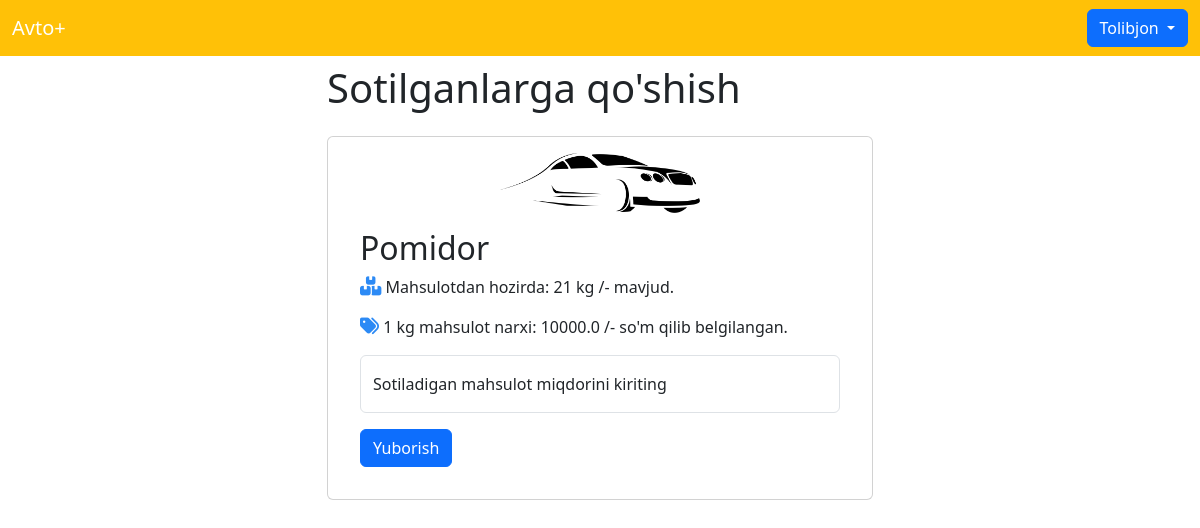
The page /sold/?product=13 (signed in) on the database its author committed.
### products/models.py (models this page shows, shortened)
class AllProducts(models.Model):
    nomi = models.CharField(max_length=250)
    miqdori = models.PositiveIntegerField()
    miqdor_birligi = models.CharField(max_length=150, help_text="O'lchov birligini kiriting: Kg, Tonna, Vagon, Litr, Dona", null=True)
    birlik_narxi = models.FloatField(null=True)
    tavsif = models.TextField()
    photo = models.ImageField(upload_to='images/' , default="images/no-image.jpg")
    created_at = models.DateTimeField(auto_now_add=True, null=True)

### products/views.py (the view, shortened to what this page needs)
# urls.py: path('sold/' , SoldProductsView.as_view() , name="sold" ),
class SoldProductsView(LoginRequiredMixin ,CreateView):
    def get(self, request):
        pr_id = request.GET.get('product')
        product = AllProducts.objects.get(id=pr_id)
        return render(request, "sold.html", {"product":product})

### templates/sold.html (shortened to what this page needs)
{% extends 'base.html' %}
{% load crispy_forms_tags %}
{% block content %}
<div class="row pb-2">
    <div class="col-12 col-md-8 col-lg-6 mx-auto">
        <h1>Sotilganlarga qo'shish</h1>
        <div class="card mt-4 p-3">
            <img src="{{ product.photo.url }}" class="card-img-top rounded mx-auto d-block" style="width:200px;" alt="...">
            <div class="card-body">
            <h2 class="card-title"> {{ product.nomi }} </h2>
            <p class="card-text"><i class="fas fa-boxes-stacked" style="color: #2c8af5; font-size: 19px;"></i> Mahsulotdan hozirda: {{ product.miqdori }} {{ product.miqdor_birligi }} /- mavjud. </p>
            <p class="card-text"><i class="fa-solid fa-tags" style="color: #2c8af5; font-size: 19px;"></i> 1 {{ product.miqdor_birligi }} mahsulot narxi: {{ product.birlik_narxi }} /- so'm qilib belgilangan. </p>
             <form action="" method="post">
                <div class="form-floating mb-3">
                    <input type="number" class="form-control" id="floatingInput" placeholder="name@example.com" name="sold_product" required min=0 max={{ product.miqdori }}>
                    <label for="floatingInput">Sotiladigan mahsulot miqdorini kiriting</label>
                  </div>
                <button type="submit" class="btn btn-primary">Yuborish</button>
             </form>
            </div>
          </div>
    </div>
</div>
{% endblock content %}

### templates/base.html (shortened to what this page needs)
<!DOCTYPE html>
<html lang="en">
<head>
    <link href="https://cdn.jsdelivr.net/npm/bootstrap@5.3.0-alpha1/dist/css/bootstrap.min.css" rel="stylesheet">
    <link rel="stylesheet" href="https://cdnjs.cloudflare.com/ajax/libs/font-awesome/6.2.1/css/all.min.css" />
</head>
<body>
    <nav class="navbar navbar-expand-lg bg-warning">
        <div class="container-fluid">
          <a class="navbar-brand text-white" href="{% url 'home' %}">Avto+</a>
          <div class="collapse navbar-collapse" id="navbarSupportedContent">
           <div>
            {% if user.is_authenticated %}
            <div class="btn-group">
            <button type="button" class="btn btn-primary dropdown-toggle" data-bs-toggle="dropdown" aria-expanded="false">
                {{ user.username }}
            </button>
            </div>
            {% else %}
            <div class="btn-group">
                <a href="{% url 'login' %}" class="btn btn-outline-danger">Kirish</a>
                <a href="tel:+998942742007" class="btn btn-danger">Bog'lanish</a>
            </div>
            {% endif %}
           </div>
          </div>
        </div>
      </nav>
      <div class="container mt-2">
        {% block content %}{% endblock content %}
      </div>
</body>
</html>

### rows shown on the page
AllProducts: photo (picture), nomi "Pomidor", miqdori "21", miqdor_birligi "kg", birlik_narxi "10000.0"

### other values the page prints
{{ user.username }} "Tolibjon"
